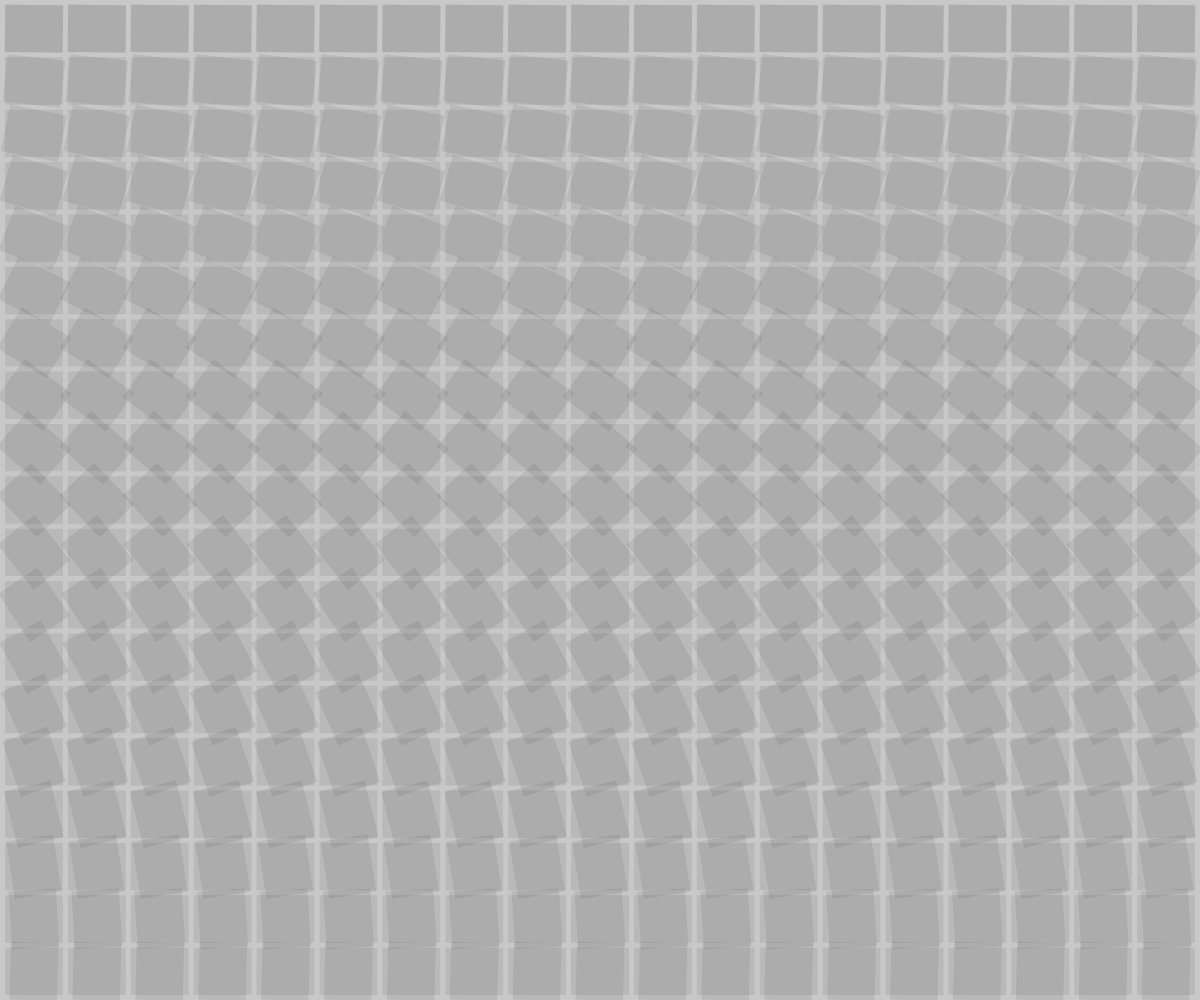
Frame 1 (no input)
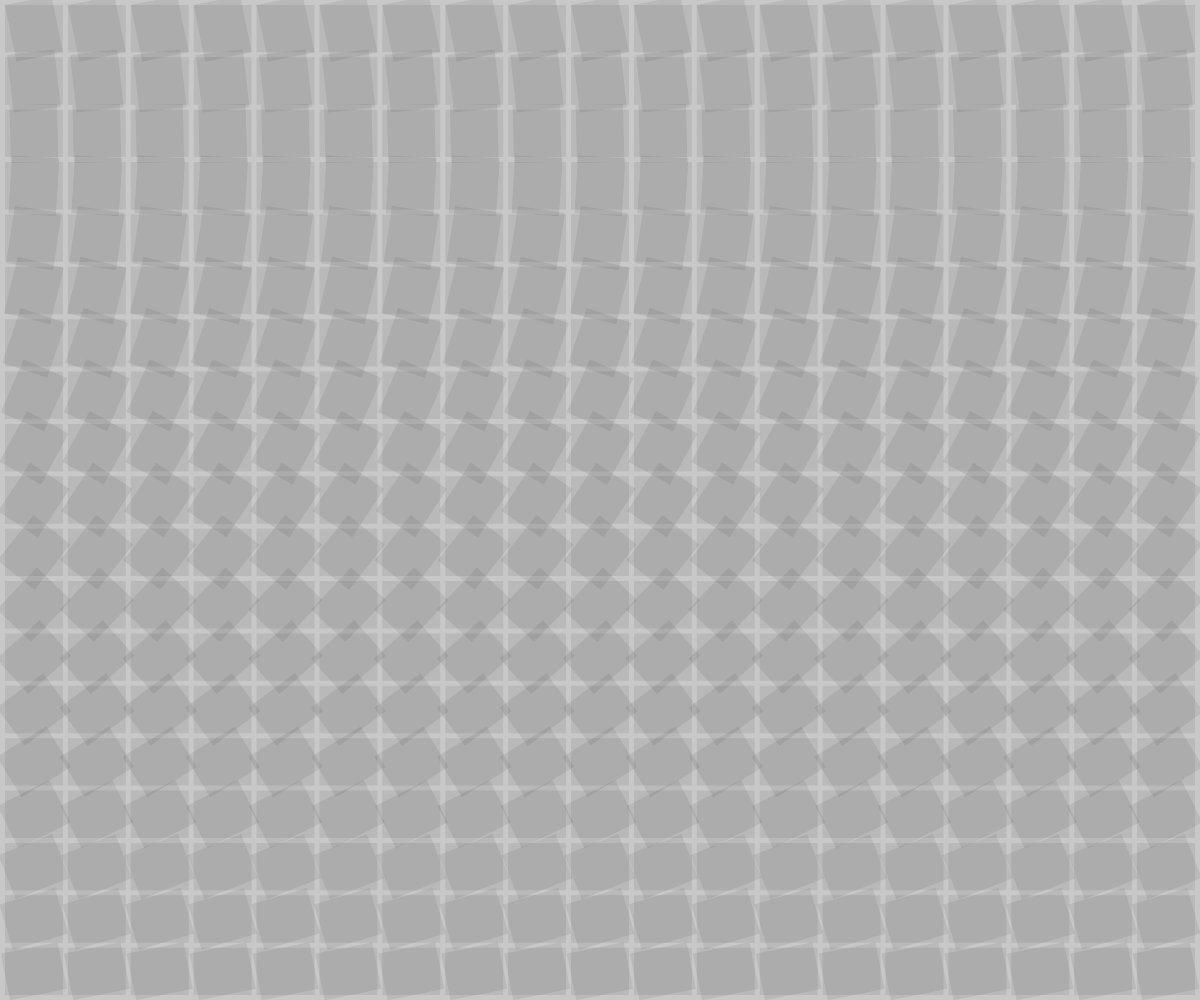
Frame 60 (no input)
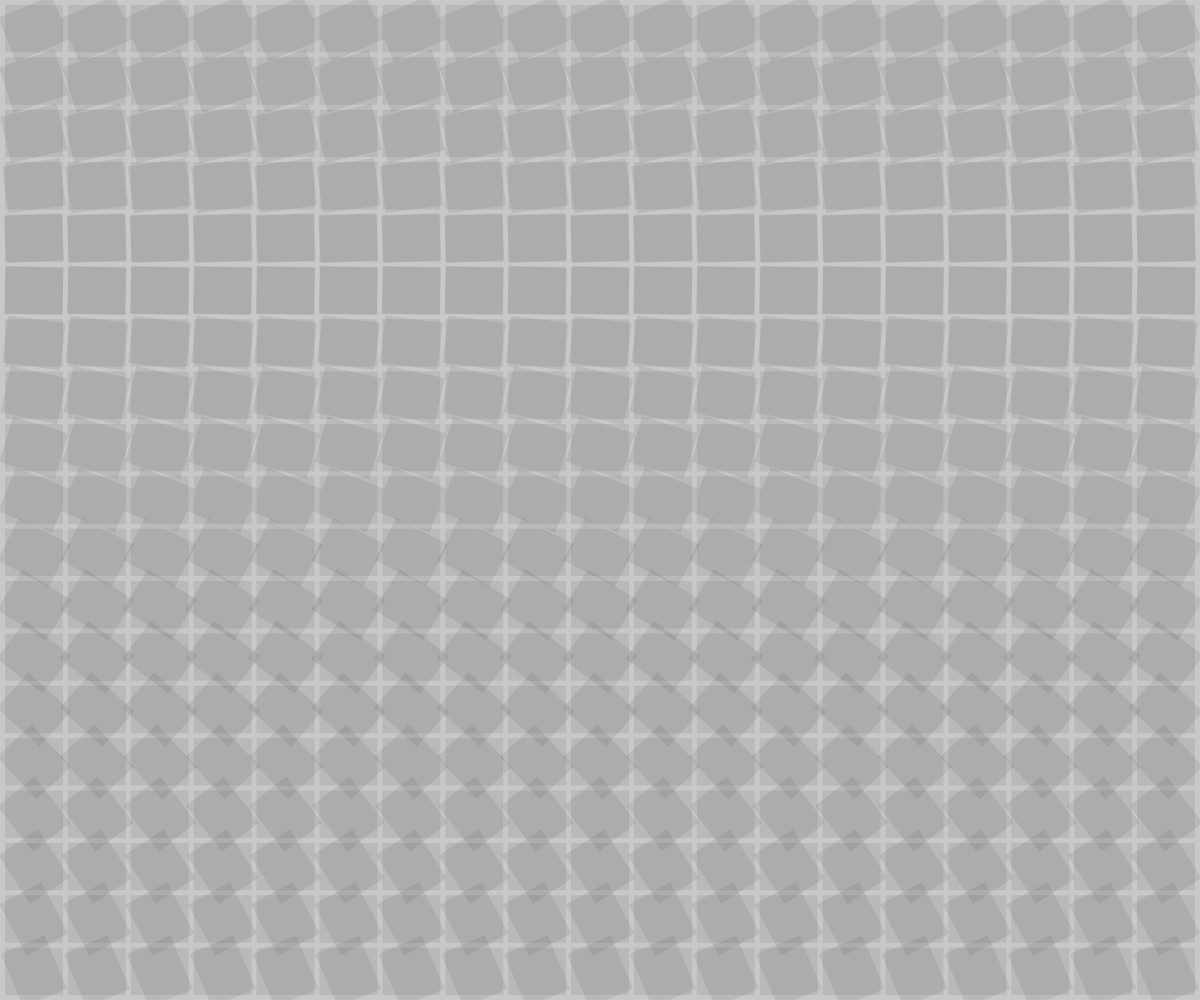
Frame 120 (the mouse pressed at the canvas centre since frame 60)

The p5.js sketch that drew these frames (run headless with seeded random() and noise() and a simulated clock; from frame 60 on, the mouse is pressed at the canvas centre):

// p5.js sketch
// ── sketch.js
/* AUTOMATICALLY GENERATED GRID */

// Initialise variables 
let select = 0;
let row = 19;     // Number of shapes in a row
let col = 19;     // Number of shapes in a col
let pad = 5;      // Padding between shapes 
let sWidth, sHeight;  
let rgba = [20, 20, 20, 20];     

function setup() {
    createCanvas(windowWidth, windowHeight); // canvas width/height
    sWidth = (width/col)-(pad+(pad/col));
    sHeight = (height/row)-(pad+(pad/row));
    rectMode(CENTER); // Rectangle coords from the center
    noStroke();
}

function draw(){
  background(200); 
  // Loop through Y values
  for(let i=0; i<row; i++){
    // Loop through X values
    for(let ii=0; ii<col; ii++){
      let x = pad+(ii*sWidth)+(pad*ii)+(sWidth/2);
      let y = pad+(i*sHeight)+(pad*i)+(sHeight/2);
      fill(rgba); 
      rect(x, y, sWidth, sHeight); 
      //Rotate the rects
      push();
      angleMode(DEGREES)
      translate(x, y);
      rotate(i*5); 
      rotate(millis() / 20 * PI / 2);
      rect(0, 0, sWidth, sHeight); 
      pop(); 
    }
  }
}
 
function mouseClicked(){
console.log('select: '+select);

rgba[select] = random(0,255);

rgba[3] = random(5,50);
select++

if(select >=3) {
  console.log('reset select');
  select = 0
}
return false; 
  }
